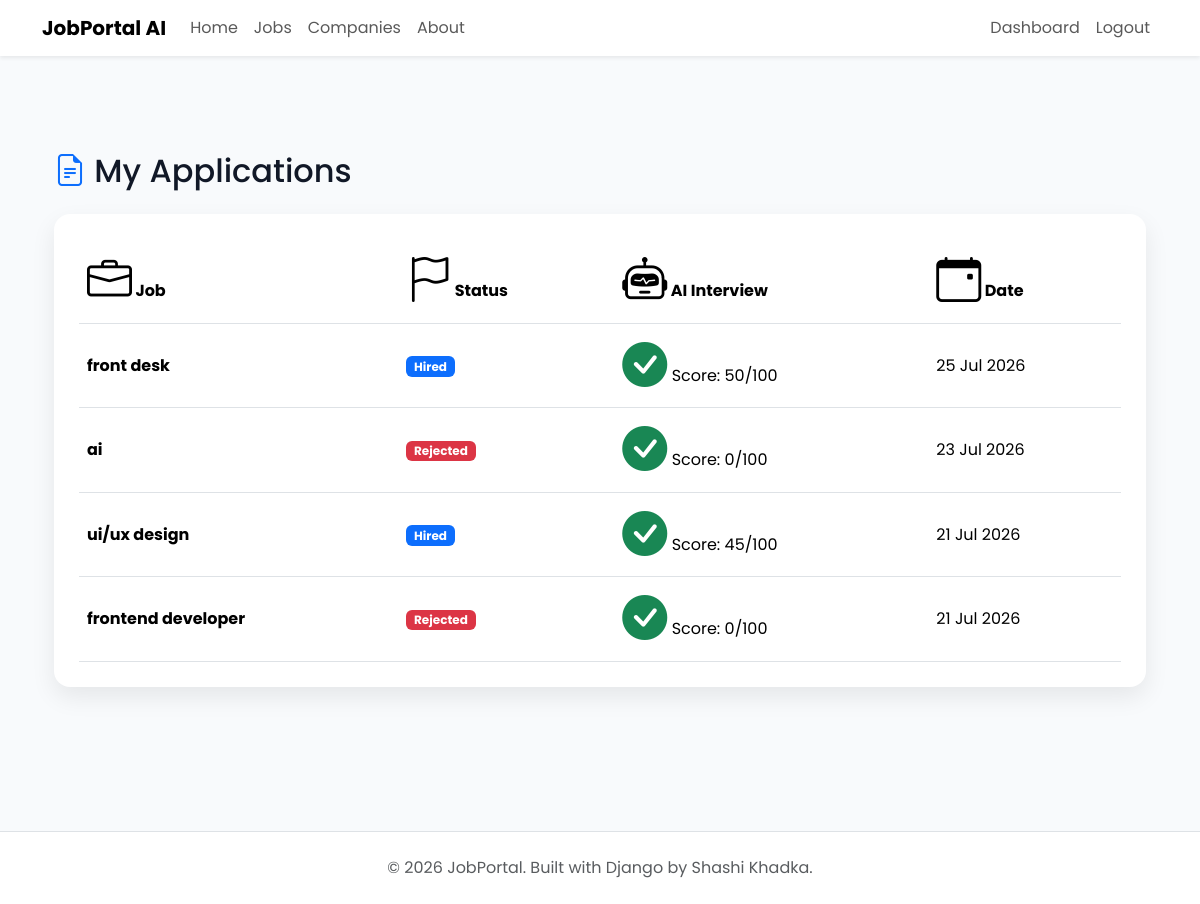
The page /applications/my-applications/ (signed in) on the database as committed earlier.
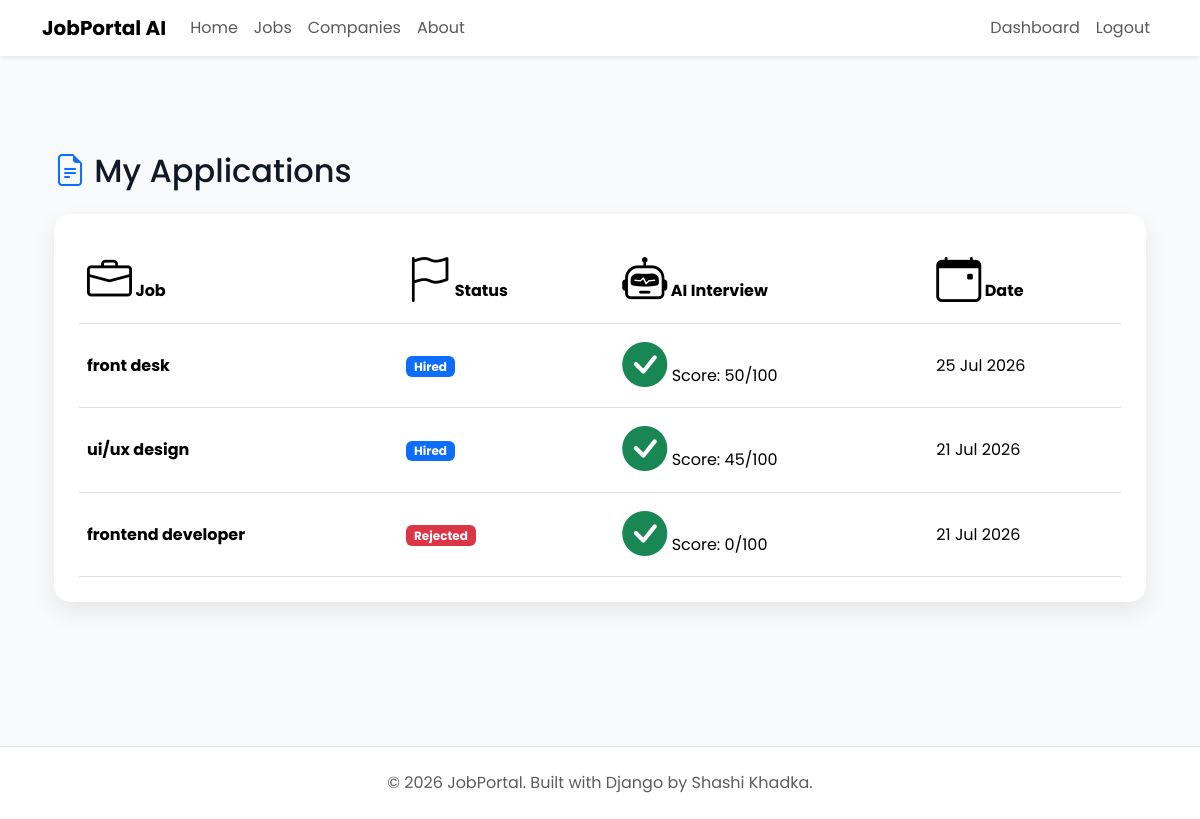
The same page on the database as committed later.
### applications/models.py (models this page shows, shortened)
class Application(models.Model):
    applicant = models.ForeignKey( settings.AUTH_USER_MODEL, on_delete=models.CASCADE, related_name="applications" )
    job = models.ForeignKey( Job, on_delete=models.CASCADE,related_name="applications")
    resume = models.FileField( upload_to="resumes/")
    cover_letter = models.TextField( blank=True)
    status = models.CharField( max_length=20,choices=Applicationstatus.choices,default=Applicationstatus.PENDING )
    applied_at = models.DateTimeField(auto_now_add=True)
    first_name = models.CharField(max_length=100, default="")
    last_name = models.CharField(max_length=100, default="")
    location = models.CharField(max_length=100, default="")
    class Meta:
        ordering = ["-applied_at"]
        unique_together = ("applicant", "job")

class AIInterview(models.Model):
    application = models.OneToOneField( Application, on_delete=models.CASCADE)
    questions = models.JSONField(default=list, blank=True)
    answers = models.JSONField(default=list, blank=True)
    score = models.IntegerField(default=0)
    feedback = models.TextField(blank=True)
    completed = models.BooleanField(default=False)

### jobs/models.py (models this page shows, shortened)
class Job(models.Model):
    class EmploymentType(models.TextChoices):
        FULL_TIME = "Full Time"
        PART_TIME = "Part Time"
        INTERNSHIP = "Internship"
        CONTRACT = "Contract"
    class ExperienceLevel(models.TextChoices):
        ENTRY =  "Entry Level"
        MID =  "Mid Level"
        SENIOR = "Senior Level"
    company = models.ForeignKey(Company,on_delete=models.CASCADE,related_name="jobs")
    title = models.CharField(max_length=200)
    slug = models.SlugField(unique=True,blank=True)
    description = models.TextField()
    location = models.CharField(max_length=150)
    employment_type = models.CharField(max_length=20,choices=EmploymentType.choices)
    experience_level = models.CharField( max_length=20, choices=ExperienceLevel.choices )
    salary_min = models.PositiveIntegerField()
    salary_max = models.PositiveIntegerField()
    vacancies = models.PositiveIntegerField(default=1)
    deadline = models.DateField()
    is_active = models.BooleanField(default=True)
    created_at = models.DateTimeField(auto_now_add=True)
    updated_at = models.DateTimeField(auto_now=True)

### applications/views.py (the view)
# urls.py: path("my-applications/",views.my_applications,name="my-applications"),
@login_required
def my_applications(request):
    applications = Application.objects.filter( applicant=request.user)
    return render(request,"applications/my_application.html",{"applications": applications})

### templates/applications/my_application.html (shortened to what this page needs)
{% extends "base.html" %}
{% block content %}
<div class="container py-5">
    <h2 class="mb-4">
        <i class="bi bi-file-earmark-text text-primary"></i>
        My Applications
    </h2>
    <div class="custom-card">
        <div class="table-responsive">
            <table class="table align-middle">
                <thead>
                    <tr>
                        <th><i class="bi bi-briefcase"></i> Job</th>
                        <th><i class="bi bi-flag"></i> Status</th>
                        <th><i class="bi bi-robot"></i> AI Interview</th>
                        <th><i class="bi bi-calendar-event"></i> Date</th>
                    </tr>
                </thead>
                <tbody>
                {% for application in applications %}
                    <tr>
                        <td>
                            <strong>{{ application.job.title }}</strong>
                        </td>
                        <td>
                            {% if application.status == "Pending" %}
                                <span class="badge bg-warning">Pending</span>
                            {% elif application.status == "Reviewing" %}
                                <span class="badge bg-info">Reviewing</span>
                            {% elif application.status == "Shortlisted" %}
                                <span class="badge bg-success">Shortlisted</span>
                            {% elif application.status == "Hired" %}
                                <span class="badge bg-primary">Hired</span>
                            {% elif application.status == "Rejected" %}
                                <span class="badge bg-danger">Rejected</span>
                            {% endif %}
                        </td>
                        <td>
                            {% if application.aiinterview.completed %}
                                <i class="bi bi-check-circle-fill text-success"></i>
                                Score: {{ application.aiinterview.score }}/100
                            {% else %}
                                <a href="{% url 'start-interview' application.id %}" class="btn btn-sm btn-primary-custom">
                                    <i class="bi bi-mic-fill"></i> Take AI Interview
                                </a>
                            {% endif %}
                        </td>
                        <td>
                            {{ application.applied_at|date:"d M Y" }}
                        </td>
                    </tr>
                {% endfor %}
                </tbody>
            </table>
        </div>
    </div>
</div>
{% endblock %}

Rows that differ between the two databases and show on the page:
removed Application: job "ai", status "Rejected", aiinterview.score "0", applied_at "23 Jul 2026"
